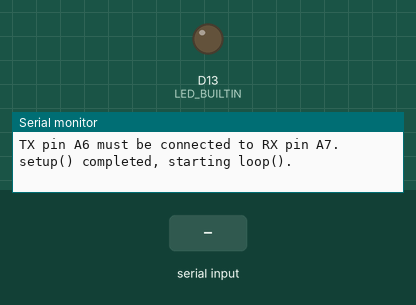
Recording of a sketch running on a simulated Seeed XIAO (SAMD21). Parts: output pins drawn as LEDs (lit = HIGH), the last lines printed to the serial monitor. Inputs (shaded band) come from the test bench.

Above: at 9.2 s.
9.3 s: "1\n" received over the second serial link
At 10.2 s:
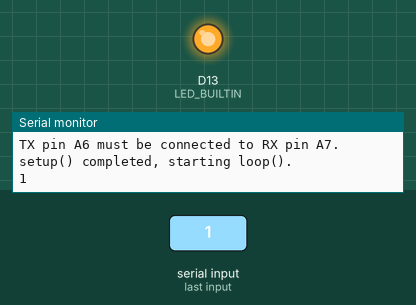
Timing chart, 0 to 12.3 s (numbered marks = the images above; inputs shaded):
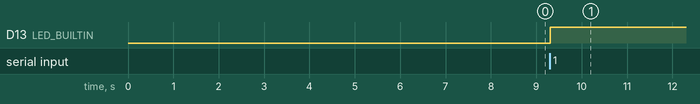

Measured:
- after the input at 9.3 s, D13 (LED_BUILTIN): LOW → HIGH at once

The sketch:

uart.ino
```cpp
// (licence header left out)
// SPDX-License-Identifier: 0BSD
```

main.cpp
```cpp
/*
  uart

  test of the XIAO uart port
  <https://github.com/ajadamsky/Watchdog-Arudino-MKR-WiFi-1010>
*/

#include <Arduino.h>

#define SERIAL_BAUD  115200
#define WRITE_INTERVAL 3000  // transmit every 3 seconds

unsigned long writetimer;

void setup() {
  // Time to upload new firmware
  delay(8000);
  // Wait for a USB connection
  Serial.begin(0);
  while (!Serial) delay(10);
  Serial.println("\nStarting setup().");

  Serial1.begin(SERIAL_BAUD);
  while (!Serial1) delay(10);
  Serial.printf("Hardware serial port (Serial1) initialized with %d baud.\n", SERIAL_BAUD);
  Serial.println("TX pin A6 must be connected to RX pin A7.");

  pinMode(PIN_LED_TXL, INPUT); // turn off USB activity LED
  pinMode(LED_BUILTIN, OUTPUT);
  Serial.println("setup() completed, starting loop().");
  writetimer = millis();
}

int count = 0;

void loop() {
  while (Serial1.available()) {
    digitalWrite(LED_BUILTIN, LOW);
    Serial.write(Serial1.read());
    delay(2); // otherwise the flashng LED is hardly visible
    digitalWrite(LED_BUILTIN, HIGH);
  }
  if (millis() - writetimer > WRITE_INTERVAL) {
    count++;
    Serial.printf("\nTransmitting \"Message %d\"\n", count);
    Serial1.printf("Message %d\n", count);
    writetimer = millis();
  }
 }
```
